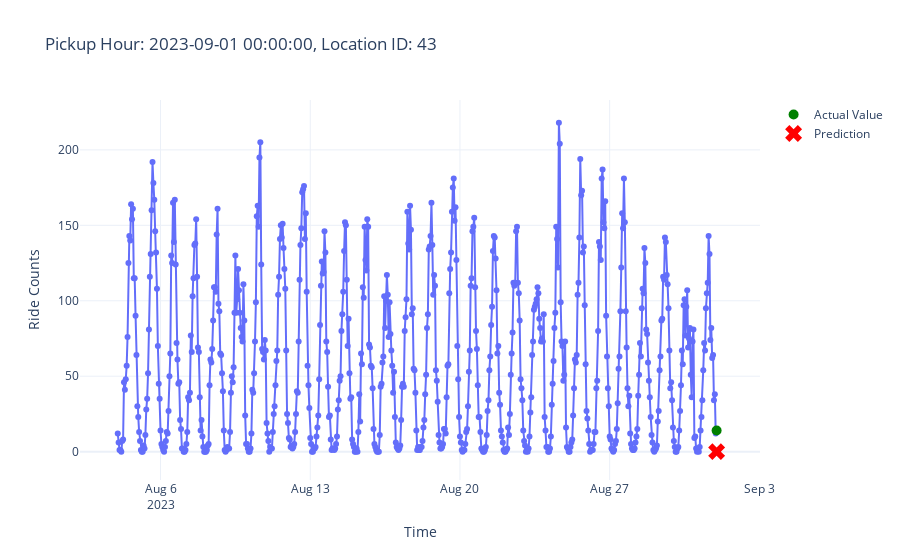

Here is the notebook cell this chart was saved with:
### Code cell
from src.plot_utils import plot_aggregated_time_series

plot_aggregated_time_series(X_test, y_test, 5002, predictions)

### Figure 1 — Plotly figure (JSON) as saved in the notebook; plotly's stock layout.template omitted (floating-point values rounded to 4 significant figures; data arrays with more than 128 entries replaced by an {"elided": "..."} marker saying what was removed)
{"data": [{"hovertemplate": "Time=%{x}<br>Ride Counts=%{y}<extra></extra>", "legendgroup": "", "line": {"color": "#636efa", "dash": "solid"}, "marker": {"symbol": "circle"}, "mode": "lines+markers", "name": "", "orientation": "v", "showlegend": false, "type": "scatter", "x": {"elided": "673 str values"}, "xaxis": "x", "y": {"elided": "673 int values"}, "yaxis": "y"}, {"line": {"color": "green"}, "marker": {"size": 10}, "mode": "markers", "name": "Actual Value", "type": "scatter", "x": ["2023-09-01T00:00:00.000000000"], "y": [14]}, {"line": {"color": "red"}, "marker": {"size": 15, "symbol": "x"}, "mode": "markers", "name": "Prediction", "type": "scatter", "x": ["2023-09-01T00:00:00.000000000"], "y": {"elided": "31720 float values"}}], "layout": {"legend": {"tracegroupgap": 0}, "title": {"text": "Pickup Hour: 2023-09-01 00:00:00, Location ID: 43"}, "xaxis": {"anchor": "y", "domain": [0, 1], "title": {"text": "Time"}}, "yaxis": {"anchor": "x", "domain": [0, 1], "title": {"text": "Ride Counts"}}}}
